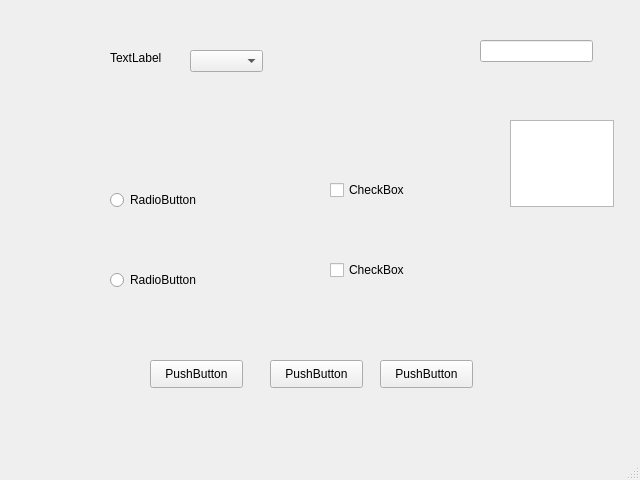
<?xml version="1.0" encoding="UTF-8"?>
<ui version="4.0">
 <class>MainWindow</class>
 <widget class="QMainWindow" name="MainWindow">
  <property name="geometry">
   <rect>
    <x>0</x>
    <y>0</y>
    <width>640</width>
    <height>480</height>
   </rect>
  </property>
  <property name="windowTitle">
   <string>MainWindow</string>
  </property>
  <widget class="QWidget" name="centralwidget">
   <widget class="QCheckBox" name="checkBox">
    <property name="geometry">
     <rect>
      <x>330</x>
      <y>180</y>
      <width>81</width>
      <height>20</height>
     </rect>
    </property>
    <property name="text">
     <string>CheckBox</string>
    </property>
   </widget>
   <widget class="QCheckBox" name="checkBox_2">
    <property name="geometry">
     <rect>
      <x>330</x>
      <y>260</y>
      <width>81</width>
      <height>20</height>
     </rect>
    </property>
    <property name="text">
     <string>CheckBox</string>
    </property>
   </widget>
   <widget class="QRadioButton" name="radioButton">
    <property name="geometry">
     <rect>
      <x>110</x>
      <y>190</y>
      <width>95</width>
      <height>20</height>
     </rect>
    </property>
    <property name="text">
     <string>RadioButton</string>
    </property>
   </widget>
   <widget class="QRadioButton" name="radioButton_2">
    <property name="geometry">
     <rect>
      <x>110</x>
      <y>270</y>
      <width>95</width>
      <height>20</height>
     </rect>
    </property>
    <property name="text">
     <string>RadioButton</string>
    </property>
   </widget>
   <widget class="QTextEdit" name="textEdit">
    <property name="geometry">
     <rect>
      <x>510</x>
      <y>120</y>
      <width>104</width>
      <height>87</height>
     </rect>
    </property>
   </widget>
   <widget class="QLineEdit" name="lineEdit">
    <property name="geometry">
     <rect>
      <x>480</x>
      <y>40</y>
      <width>113</width>
      <height>22</height>
     </rect>
    </property>
   </widget>
   <widget class="QComboBox" name="comboBox">
    <property name="geometry">
     <rect>
      <x>190</x>
      <y>50</y>
      <width>73</width>
      <height>22</height>
     </rect>
    </property>
   </widget>
   <widget class="QLabel" name="label">
    <property name="geometry">
     <rect>
      <x>110</x>
      <y>50</y>
      <width>55</width>
      <height>16</height>
     </rect>
    </property>
    <property name="text">
     <string>TextLabel</string>
    </property>
   </widget>
   <widget class="QPushButton" name="pushButton">
    <property name="geometry">
     <rect>
      <x>150</x>
      <y>360</y>
      <width>93</width>
      <height>28</height>
     </rect>
    </property>
    <property name="text">
     <string>PushButton</string>
    </property>
   </widget>
   <widget class="QPushButton" name="pushButton_2">
    <property name="geometry">
     <rect>
      <x>270</x>
      <y>360</y>
      <width>93</width>
      <height>28</height>
     </rect>
    </property>
    <property name="text">
     <string>PushButton</string>
    </property>
   </widget>
   <widget class="QPushButton" name="pushButton_3">
    <property name="geometry">
     <rect>
      <x>380</x>
      <y>360</y>
      <width>93</width>
      <height>28</height>
     </rect>
    </property>
    <property name="text">
     <string>PushButton</string>
    </property>
   </widget>
  </widget>
  <widget class="QMenuBar" name="menubar">
   <property name="geometry">
    <rect>
     <x>0</x>
     <y>0</y>
     <width>640</width>
     <height>26</height>
    </rect>
   </property>
  </widget>
  <widget class="QStatusBar" name="statusbar"/>
 </widget>
 <resources/>
 <connections/>
</ui>
